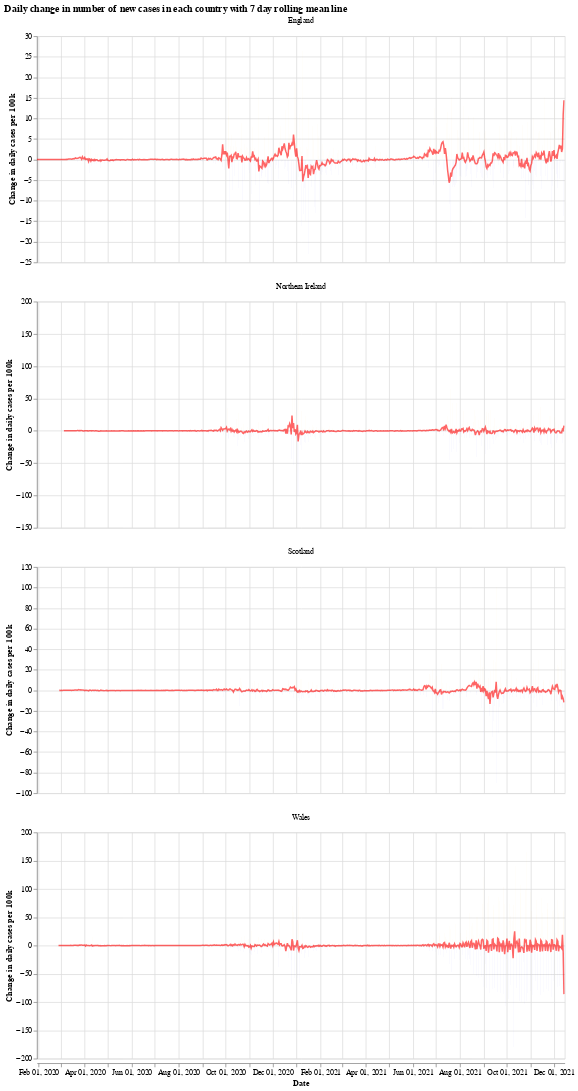

Here is the notebook cell this chart was saved with:
### Markdown cell above
We will use the Python library `Altair` for visualising the data, see the [altair docs](https://altair-viz.github.io/) for more information.

First we have a graph which shows the daily change in the number of new cases for each country. This number jumps up and down all over the place, which is likely due to delay in reporting of new cases over the weekend. Another interesting thing is that it looks like the daily cases in Wales experienced a much shorter period of calm over the summer (calm in the sense of daily cases not jumping up and down).

The orange bars are days when the number of new cases (per 100k population) was more than the previous day, while the blue are days when the number of new cases dropped. The red line is the 7 day moving average. 

When the moving average line is below 0, it means that there is a consistent drop in new cases. We can see this clearly happening around the times that lockdowns were introduced (though, to varying degrees). I will update the graphs soon with a marker of when each lockdown started.

### Code cell
# collapse
import altair as alt

bars = alt.Chart(uk_cases).mark_bar().encode(
    x=alt.X("yearmonthdate(date):T", axis=alt.Axis(title='Date')),
    y=alt.Y("casesChangeRate:Q", axis=alt.Axis(title='Change in daily cases per 100k')),
    tooltip='casesChange',
    color=alt.condition(
        alt.datum.casesChangeRate > 0,
        alt.value("orange"),  # The positive color
        alt.value("blue")  # The negative color
    )
).properties(title='Daily change in number of new cases with 7 day rolling mean',width=700).interactive()

line = alt.Chart(uk_cases).mark_line(
    color='red',
    size=2,
    opacity=0.6
).transform_window(
    rolling_mean='mean(casesChangeRate)',
    frame=[0, 7],
    groupby=['areaName']
).encode(
    x='yearmonthdate(date):T',
    y='rolling_mean:Q'
)

alt.layer(bars, line, data=uk_cases).facet(alt.Column(
    'areaName', title=''), columns=1).resolve_scale(y='independent').properties(title='Daily change in number of new cases in each country with 7 day rolling mean line')

### Figure 1 — Vega-Lite specification as saved in the notebook (floating-point values rounded to 4 significant figures; data arrays with more than 128 entries replaced by an {"elided": "..."} marker saying what was removed)
{"config": {"view": {"continuousWidth": 400, "continuousHeight": 300}}, "data": {"name": "data-8ecfaccde208afecca72c3fb23e8ee13"}, "facet": {"type": "nominal", "field": "areaName", "title": ""}, "spec": {"layer": [{"mark": "bar", "encoding": {"color": {"condition": {"value": "orange", "test": "(datum.casesChangeRate > 0)"}, "value": "blue"}, "tooltip": {"type": "quantitative", "field": "casesChange"}, "x": {"type": "temporal", "axis": {"title": "Date"}, "field": "date", "timeUnit": "yearmonthdate"}, "y": {"type": "quantitative", "axis": {"title": "Change in daily cases per 100k"}, "field": "casesChangeRate"}}, "selection": {"selector001": {"type": "interval", "bind": "scales", "encodings": ["x", "y"]}}, "title": "Daily change in number of new cases with 7 day rolling mean", "width": 700}, {"mark": {"type": "line", "color": "red", "opacity": 0.6, "size": 2}, "encoding": {"x": {"type": "temporal", "field": "date", "timeUnit": "yearmonthdate"}, "y": {"type": "quantitative", "field": "rolling_mean"}}, "transform": [{"window": [{"op": "mean", "field": "casesChangeRate", "as": "rolling_mean"}], "frame": [0, 7], "groupby": ["areaName"]}]}]}, "columns": 1, "resolve": {"scale": {"y": "independent"}}, "title": "Daily change in number of new cases in each country with 7 day rolling mean line", "$schema": "https://vega.github.io/schema/vega-lite/v4.8.1.json", "datasets": {"data-8ecfaccde208afecca72c3fb23e8ee13": {"elided": "2648 records"}}}
